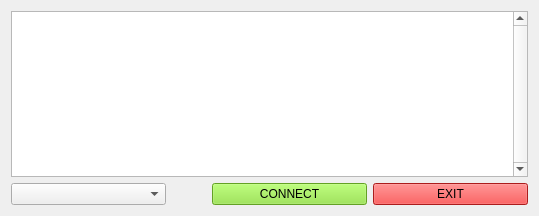
<?xml version="1.0" encoding="UTF-8"?>
<ui version="4.0">
 <class>Widget</class>
 <widget class="QWidget" name="Widget">
  <property name="geometry">
   <rect>
    <x>0</x>
    <y>0</y>
    <width>539</width>
    <height>216</height>
   </rect>
  </property>
  <property name="windowTitle">
   <string>UARTmonitor</string>
  </property>
  <layout class="QVBoxLayout" name="verticalLayout">
   <item>
    <widget class="QTextEdit" name="te_rcvmsg">
     <property name="lineWidth">
      <number>30</number>
     </property>
     <property name="verticalScrollBarPolicy">
      <enum>Qt::ScrollBarAlwaysOn</enum>
     </property>
     <property name="readOnly">
      <bool>true</bool>
     </property>
     <property name="overwriteMode">
      <bool>true</bool>
     </property>
    </widget>
   </item>
   <item>
    <layout class="QGridLayout" name="gridLayout">
     <item row="0" column="1">
      <spacer name="horizontalSpacer">
       <property name="orientation">
        <enum>Qt::Horizontal</enum>
       </property>
       <property name="sizeType">
        <enum>QSizePolicy::Minimum</enum>
       </property>
       <property name="sizeHint" stdset="0">
        <size>
         <width>40</width>
         <height>20</height>
        </size>
       </property>
      </spacer>
     </item>
     <item row="0" column="0">
      <widget class="QComboBox" name="cb_device"/>
     </item>
     <item row="0" column="2">
      <widget class="QPushButton" name="pb_connect">
       <property name="palette">
        <palette>
         <active>
          <colorrole role="WindowText">
           <brush brushstyle="SolidPattern">
            <color alpha="255">
             <red>0</red>
             <green>0</green>
             <blue>0</blue>
            </color>
           </brush>
          </colorrole>
          <colorrole role="Button">
           <brush brushstyle="SolidPattern">
            <color alpha="255">
             <red>138</red>
             <green>226</green>
             <blue>52</blue>
            </color>
           </brush>
          </colorrole>
          <colorrole role="Light">
           <brush brushstyle="SolidPattern">
            <color alpha="255">
             <red>198</red>
             <green>255</green>
             <blue>143</blue>
            </color>
           </brush>
          </colorrole>
          <colorrole role="Midlight">
           <brush brushstyle="SolidPattern">
            <color alpha="255">
             <red>168</red>
             <green>240</green>
             <blue>97</blue>
            </color>
           </brush>
          </colorrole>
          <colorrole role="Dark">
           <brush brushstyle="SolidPattern">
            <color alpha="255">
             <red>69</red>
             <green>113</green>
             <blue>26</blue>
            </color>
           </brush>
          </colorrole>
          <colorrole role="Mid">
           <brush brushstyle="SolidPattern">
            <color alpha="255">
             <red>92</red>
             <green>151</green>
             <blue>34</blue>
            </color>
           </brush>
          </colorrole>
          <colorrole role="Text">
           <brush brushstyle="SolidPattern">
            <color alpha="255">
             <red>0</red>
             <green>0</green>
             <blue>0</blue>
            </color>
           </brush>
          </colorrole>
          <colorrole role="BrightText">
           <brush brushstyle="SolidPattern">
            <color alpha="255">
             <red>255</red>
             <green>255</green>
             <blue>255</blue>
            </color>
           </brush>
          </colorrole>
          <colorrole role="ButtonText">
           <brush brushstyle="SolidPattern">
            <color alpha="255">
             <red>0</red>
             <green>0</green>
             <blue>0</blue>
            </color>
           </brush>
          </colorrole>
          <colorrole role="Base">
           <brush brushstyle="SolidPattern">
            <color alpha="255">
             <red>255</red>
             <green>255</green>
             <blue>255</blue>
            </color>
           </brush>
          </colorrole>
          <colorrole role="Window">
           <brush brushstyle="SolidPattern">
            <color alpha="255">
             <red>138</red>
             <green>226</green>
             <blue>52</blue>
            </color>
           </brush>
          </colorrole>
          <colorrole role="Shadow">
           <brush brushstyle="SolidPattern">
            <color alpha="255">
             <red>0</red>
             <green>0</green>
             <blue>0</blue>
            </color>
           </brush>
          </colorrole>
          <colorrole role="AlternateBase">
           <brush brushstyle="SolidPattern">
            <color alpha="255">
             <red>196</red>
             <green>240</green>
             <blue>153</blue>
            </color>
           </brush>
          </colorrole>
          <colorrole role="ToolTipBase">
           <brush brushstyle="SolidPattern">
            <color alpha="255">
             <red>255</red>
             <green>255</green>
             <blue>220</blue>
            </color>
           </brush>
          </colorrole>
          <colorrole role="ToolTipText">
           <brush brushstyle="SolidPattern">
            <color alpha="255">
             <red>0</red>
             <green>0</green>
             <blue>0</blue>
            </color>
           </brush>
          </colorrole>
          <colorrole role="PlaceholderText">
           <brush brushstyle="SolidPattern">
            <color alpha="128">
             <red>0</red>
             <green>0</green>
             <blue>0</blue>
            </color>
           </brush>
          </colorrole>
         </active>
         <inactive>
          <colorrole role="WindowText">
           <brush brushstyle="SolidPattern">
            <color alpha="255">
             <red>0</red>
             <green>0</green>
             <blue>0</blue>
            </color>
           </brush>
          </colorrole>
          <colorrole role="Button">
           <brush brushstyle="SolidPattern">
            <color alpha="255">
             <red>138</red>
             <green>226</green>
             <blue>52</blue>
            </color>
           </brush>
          </colorrole>
          <colorrole role="Light">
           <brush brushstyle="SolidPattern">
            <color alpha="255">
             <red>198</red>
             <green>255</green>
             <blue>143</blue>
            </color>
           </brush>
          </colorrole>
          <colorrole role="Midlight">
           <brush brushstyle="SolidPattern">
            <color alpha="255">
             <red>168</red>
             <green>240</green>
             <blue>97</blue>
            </color>
           </brush>
          </colorrole>
          <colorrole role="Dark">
           <brush brushstyle="SolidPattern">
            <color alpha="255">
             <red>69</red>
             <green>113</green>
             <blue>26</blue>
            </color>
           </brush>
          </colorrole>
          <colorrole role="Mid">
           <brush brushstyle="SolidPattern">
            <color alpha="255">
             <red>92</red>
             <green>151</green>
             <blue>34</blue>
            </color>
           </brush>
          </colorrole>
          <colorrole role="Text">
           <brush brushstyle="SolidPattern">
            <color alpha="255">
             <red>0</red>
             <green>0</green>
             <blue>0</blue>
            </color>
           </brush>
          </colorrole>
          <colorrole role="BrightText">
           <brush brushstyle="SolidPattern">
            <color alpha="255">
             <red>255</red>
             <green>255</green>
             <blue>255</blue>
            </color>
           </brush>
          </colorrole>
          <colorrole role="ButtonText">
           <brush brushstyle="SolidPattern">
            <color alpha="255">
             <red>0</red>
             <green>0</green>
             <blue>0</blue>
            </color>
           </brush>
          </colorrole>
          <colorrole role="Base">
           <brush brushstyle="SolidPattern">
            <color alpha="255">
             <red>255</red>
             <green>255</green>
             <blue>255</blue>
            </color>
           </brush>
          </colorrole>
          <colorrole role="Window">
           <brush brushstyle="SolidPattern">
            <color alpha="255">
             <red>138</red>
             <green>226</green>
             <blue>52</blue>
            </color>
           </brush>
          </colorrole>
          <colorrole role="Shadow">
           <brush brushstyle="SolidPattern">
            <color alpha="255">
             <red>0</red>
             <green>0</green>
             <blue>0</blue>
            </color>
           </brush>
          </colorrole>
          <colorrole role="AlternateBase">
           <brush brushstyle="SolidPattern">
            <color alpha="255">
             <red>196</red>
             <green>240</green>
             <blue>153</blue>
            </color>
           </brush>
          </colorrole>
          <colorrole role="ToolTipBase">
           <brush brushstyle="SolidPattern">
            <color alpha="255">
             <red>255</red>
             <green>255</green>
             <blue>220</blue>
            </color>
           </brush>
          </colorrole>
          <colorrole role="ToolTipText">
           <brush brushstyle="SolidPattern">
            <color alpha="255">
             <red>0</red>
             <green>0</green>
             <blue>0</blue>
            </color>
           </brush>
          </colorrole>
          <colorrole role="PlaceholderText">
           <brush brushstyle="SolidPattern">
            <color alpha="128">
             <red>0</red>
             <green>0</green>
             <blue>0</blue>
            </color>
           </brush>
          </colorrole>
         </inactive>
         <disabled>
          <colorrole role="WindowText">
           <brush brushstyle="SolidPattern">
            <color alpha="255">
             <red>69</red>
             <green>113</green>
             <blue>26</blue>
            </color>
           </brush>
          </colorrole>
          <colorrole role="Button">
           <brush brushstyle="SolidPattern">
            <color alpha="255">
             <red>138</red>
             <green>226</green>
             <blue>52</blue>
            </color>
           </brush>
          </colorrole>
          <colorrole role="Light">
           <brush brushstyle="SolidPattern">
            <color alpha="255">
             <red>198</red>
             <green>255</green>
             <blue>143</blue>
            </color>
           </brush>
          </colorrole>
          <colorrole role="Midlight">
           <brush brushstyle="SolidPattern">
            <color alpha="255">
             <red>168</red>
             <green>240</green>
             <blue>97</blue>
            </color>
           </brush>
          </colorrole>
          <colorrole role="Dark">
           <brush brushstyle="SolidPattern">
            <color alpha="255">
             <red>69</red>
             <green>113</green>
             <blue>26</blue>
            </color>
           </brush>
          </colorrole>
          <colorrole role="Mid">
           <brush brushstyle="SolidPattern">
            <color alpha="255">
             <red>92</red>
             <green>151</green>
             <blue>34</blue>
            </color>
           </brush>
          </colorrole>
          <colorrole role="Text">
           <brush brushstyle="SolidPattern">
            <color alpha="255">
             <red>69</red>
             <green>113</green>
             <blue>26</blue>
            </color>
           </brush>
          </colorrole>
          <colorrole role="BrightText">
           <brush brushstyle="SolidPattern">
            <color alpha="255">
             <red>255</red>
             <green>255</green>
             <blue>255</blue>
            </color>
           </brush>
          </colorrole>
          <colorrole role="ButtonText">
           <brush brushstyle="SolidPattern">
            <color alpha="255">
             <red>69</red>
             <green>113</green>
             <blue>26</blue>
            </color>
           </brush>
          </colorrole>
          <colorrole role="Base">
           <brush brushstyle="SolidPattern">
            <color alpha="255">
             <red>138</red>
             <green>226</green>
             <blue>52</blue>
            </color>
           </brush>
          </colorrole>
          <colorrole role="Window">
           <brush brushstyle="SolidPattern">
            <color alpha="255">
             <red>138</red>
             <green>226</green>
             <blue>52</blue>
            </color>
           </brush>
          </colorrole>
          <colorrole role="Shadow">
           <brush brushstyle="SolidPattern">
            <color alpha="255">
             <red>0</red>
             <green>0</green>
             <blue>0</blue>
            </color>
           </brush>
          </colorrole>
          <colorrole role="AlternateBase">
           <brush brushstyle="SolidPattern">
            <color alpha="255">
             <red>138</red>
             <green>226</green>
             <blue>52</blue>
            </color>
           </brush>
          </colorrole>
          <colorrole role="ToolTipBase">
           <brush brushstyle="SolidPattern">
            <color alpha="255">
             <red>255</red>
             <green>255</green>
             <blue>220</blue>
            </color>
           </brush>
          </colorrole>
          <colorrole role="ToolTipText">
           <brush brushstyle="SolidPattern">
            <color alpha="255">
             <red>0</red>
             <green>0</green>
             <blue>0</blue>
            </color>
           </brush>
          </colorrole>
          <colorrole role="PlaceholderText">
           <brush brushstyle="SolidPattern">
            <color alpha="128">
             <red>0</red>
             <green>0</green>
             <blue>0</blue>
            </color>
           </brush>
          </colorrole>
         </disabled>
        </palette>
       </property>
       <property name="text">
        <string>CONNECT</string>
       </property>
      </widget>
     </item>
     <item row="0" column="3">
      <widget class="QPushButton" name="pb_exit">
       <property name="palette">
        <palette>
         <active>
          <colorrole role="WindowText">
           <brush brushstyle="SolidPattern">
            <color alpha="255">
             <red>0</red>
             <green>0</green>
             <blue>0</blue>
            </color>
           </brush>
          </colorrole>
          <colorrole role="Button">
           <brush brushstyle="SolidPattern">
            <color alpha="255">
             <red>239</red>
             <green>41</green>
             <blue>41</blue>
            </color>
           </brush>
          </colorrole>
          <colorrole role="Light">
           <brush brushstyle="SolidPattern">
            <color alpha="255">
             <red>255</red>
             <green>147</green>
             <blue>147</blue>
            </color>
           </brush>
          </colorrole>
          <colorrole role="Midlight">
           <brush brushstyle="SolidPattern">
            <color alpha="255">
             <red>247</red>
             <green>94</green>
             <blue>94</blue>
            </color>
           </brush>
          </colorrole>
          <colorrole role="Dark">
           <brush brushstyle="SolidPattern">
            <color alpha="255">
             <red>119</red>
             <green>20</green>
             <blue>20</blue>
            </color>
           </brush>
          </colorrole>
          <colorrole role="Mid">
           <brush brushstyle="SolidPattern">
            <color alpha="255">
             <red>159</red>
             <green>27</green>
             <blue>27</blue>
            </color>
           </brush>
          </colorrole>
          <colorrole role="Text">
           <brush brushstyle="SolidPattern">
            <color alpha="255">
             <red>0</red>
             <green>0</green>
             <blue>0</blue>
            </color>
           </brush>
          </colorrole>
          <colorrole role="BrightText">
           <brush brushstyle="SolidPattern">
            <color alpha="255">
             <red>255</red>
             <green>255</green>
             <blue>255</blue>
            </color>
           </brush>
          </colorrole>
          <colorrole role="ButtonText">
           <brush brushstyle="SolidPattern">
            <color alpha="255">
             <red>0</red>
             <green>0</green>
             <blue>0</blue>
            </color>
           </brush>
          </colorrole>
          <colorrole role="Base">
           <brush brushstyle="SolidPattern">
            <color alpha="255">
             <red>255</red>
             <green>255</green>
             <blue>255</blue>
            </color>
           </brush>
          </colorrole>
          <colorrole role="Window">
           <brush brushstyle="SolidPattern">
            <color alpha="255">
             <red>239</red>
             <green>41</green>
             <blue>41</blue>
            </color>
           </brush>
          </colorrole>
          <colorrole role="Shadow">
           <brush brushstyle="SolidPattern">
            <color alpha="255">
             <red>0</red>
             <green>0</green>
             <blue>0</blue>
            </color>
           </brush>
          </colorrole>
          <colorrole role="AlternateBase">
           <brush brushstyle="SolidPattern">
            <color alpha="255">
             <red>247</red>
             <green>148</green>
             <blue>148</blue>
            </color>
           </brush>
          </colorrole>
          <colorrole role="ToolTipBase">
           <brush brushstyle="SolidPattern">
            <color alpha="255">
             <red>255</red>
             <green>255</green>
             <blue>220</blue>
            </color>
           </brush>
          </colorrole>
          <colorrole role="ToolTipText">
           <brush brushstyle="SolidPattern">
            <color alpha="255">
             <red>0</red>
             <green>0</green>
             <blue>0</blue>
            </color>
           </brush>
          </colorrole>
          <colorrole role="PlaceholderText">
           <brush brushstyle="SolidPattern">
            <color alpha="128">
             <red>0</red>
             <green>0</green>
             <blue>0</blue>
            </color>
           </brush>
          </colorrole>
         </active>
         <inactive>
          <colorrole role="WindowText">
           <brush brushstyle="SolidPattern">
            <color alpha="255">
             <red>0</red>
             <green>0</green>
             <blue>0</blue>
            </color>
           </brush>
          </colorrole>
          <colorrole role="Button">
           <brush brushstyle="SolidPattern">
            <color alpha="255">
             <red>239</red>
             <green>41</green>
             <blue>41</blue>
            </color>
           </brush>
          </colorrole>
          <colorrole role="Light">
           <brush brushstyle="SolidPattern">
            <color alpha="255">
             <red>255</red>
             <green>147</green>
             <blue>147</blue>
            </color>
           </brush>
          </colorrole>
          <colorrole role="Midlight">
           <brush brushstyle="SolidPattern">
            <color alpha="255">
             <red>247</red>
             <green>94</green>
             <blue>94</blue>
            </color>
           </brush>
          </colorrole>
          <colorrole role="Dark">
           <brush brushstyle="SolidPattern">
            <color alpha="255">
             <red>119</red>
             <green>20</green>
             <blue>20</blue>
            </color>
           </brush>
          </colorrole>
          <colorrole role="Mid">
           <brush brushstyle="SolidPattern">
            <color alpha="255">
             <red>159</red>
             <green>27</green>
             <blue>27</blue>
            </color>
           </brush>
          </colorrole>
          <colorrole role="Text">
           <brush brushstyle="SolidPattern">
            <color alpha="255">
             <red>0</red>
             <green>0</green>
             <blue>0</blue>
            </color>
           </brush>
          </colorrole>
          <colorrole role="BrightText">
           <brush brushstyle="SolidPattern">
            <color alpha="255">
             <red>255</red>
             <green>255</green>
             <blue>255</blue>
            </color>
           </brush>
          </colorrole>
          <colorrole role="ButtonText">
           <brush brushstyle="SolidPattern">
            <color alpha="255">
             <red>0</red>
             <green>0</green>
             <blue>0</blue>
            </color>
           </brush>
          </colorrole>
          <colorrole role="Base">
           <brush brushstyle="SolidPattern">
            <color alpha="255">
             <red>255</red>
             <green>255</green>
             <blue>255</blue>
            </color>
           </brush>
          </colorrole>
          <colorrole role="Window">
           <brush brushstyle="SolidPattern">
            <color alpha="255">
             <red>239</red>
             <green>41</green>
             <blue>41</blue>
            </color>
           </brush>
          </colorrole>
          <colorrole role="Shadow">
           <brush brushstyle="SolidPattern">
            <color alpha="255">
             <red>0</red>
             <green>0</green>
             <blue>0</blue>
            </color>
           </brush>
          </colorrole>
          <colorrole role="AlternateBase">
           <brush brushstyle="SolidPattern">
            <color alpha="255">
             <red>247</red>
             <green>148</green>
             <blue>148</blue>
            </color>
           </brush>
          </colorrole>
          <colorrole role="ToolTipBase">
           <brush brushstyle="SolidPattern">
            <color alpha="255">
             <red>255</red>
             <green>255</green>
             <blue>220</blue>
            </color>
           </brush>
          </colorrole>
          <colorrole role="ToolTipText">
           <brush brushstyle="SolidPattern">
            <color alpha="255">
             <red>0</red>
             <green>0</green>
             <blue>0</blue>
            </color>
           </brush>
          </colorrole>
          <colorrole role="PlaceholderText">
           <brush brushstyle="SolidPattern">
            <color alpha="128">
             <red>0</red>
             <green>0</green>
             <blue>0</blue>
            </color>
           </brush>
          </colorrole>
         </inactive>
         <disabled>
          <colorrole role="WindowText">
           <brush brushstyle="SolidPattern">
            <color alpha="255">
             <red>119</red>
             <green>20</green>
             <blue>20</blue>
            </color>
           </brush>
          </colorrole>
          <colorrole role="Button">
           <brush brushstyle="SolidPattern">
            <color alpha="255">
             <red>239</red>
             <green>41</green>
             <blue>41</blue>
            </color>
           </brush>
          </colorrole>
          <colorrole role="Light">
           <brush brushstyle="SolidPattern">
            <color alpha="255">
             <red>255</red>
             <green>147</green>
             <blue>147</blue>
            </color>
           </brush>
          </colorrole>
          <colorrole role="Midlight">
           <brush brushstyle="SolidPattern">
            <color alpha="255">
             <red>247</red>
             <green>94</green>
             <blue>94</blue>
            </color>
           </brush>
          </colorrole>
          <colorrole role="Dark">
           <brush brushstyle="SolidPattern">
            <color alpha="255">
             <red>119</red>
             <green>20</green>
             <blue>20</blue>
            </color>
           </brush>
          </colorrole>
          <colorrole role="Mid">
           <brush brushstyle="SolidPattern">
            <color alpha="255">
             <red>159</red>
             <green>27</green>
             <blue>27</blue>
            </color>
           </brush>
          </colorrole>
          <colorrole role="Text">
           <brush brushstyle="SolidPattern">
            <color alpha="255">
             <red>119</red>
             <green>20</green>
             <blue>20</blue>
            </color>
           </brush>
          </colorrole>
          <colorrole role="BrightText">
           <brush brushstyle="SolidPattern">
            <color alpha="255">
             <red>255</red>
             <green>255</green>
             <blue>255</blue>
            </color>
           </brush>
          </colorrole>
          <colorrole role="ButtonText">
           <brush brushstyle="SolidPattern">
            <color alpha="255">
             <red>119</red>
             <green>20</green>
             <blue>20</blue>
            </color>
           </brush>
          </colorrole>
          <colorrole role="Base">
           <brush brushstyle="SolidPattern">
            <color alpha="255">
             <red>239</red>
             <green>41</green>
             <blue>41</blue>
            </color>
           </brush>
          </colorrole>
          <colorrole role="Window">
           <brush brushstyle="SolidPattern">
            <color alpha="255">
             <red>239</red>
             <green>41</green>
             <blue>41</blue>
            </color>
           </brush>
          </colorrole>
          <colorrole role="Shadow">
           <brush brushstyle="SolidPattern">
            <color alpha="255">
             <red>0</red>
             <green>0</green>
             <blue>0</blue>
            </color>
           </brush>
          </colorrole>
          <colorrole role="AlternateBase">
           <brush brushstyle="SolidPattern">
            <color alpha="255">
             <red>239</red>
             <green>41</green>
             <blue>41</blue>
            </color>
           </brush>
          </colorrole>
          <colorrole role="ToolTipBase">
           <brush brushstyle="SolidPattern">
            <color alpha="255">
             <red>255</red>
             <green>255</green>
             <blue>220</blue>
            </color>
           </brush>
          </colorrole>
          <colorrole role="ToolTipText">
           <brush brushstyle="SolidPattern">
            <color alpha="255">
             <red>0</red>
             <green>0</green>
             <blue>0</blue>
            </color>
           </brush>
          </colorrole>
          <colorrole role="PlaceholderText">
           <brush brushstyle="SolidPattern">
            <color alpha="128">
             <red>0</red>
             <green>0</green>
             <blue>0</blue>
            </color>
           </brush>
          </colorrole>
         </disabled>
        </palette>
       </property>
       <property name="text">
        <string>EXIT</string>
       </property>
      </widget>
     </item>
    </layout>
   </item>
  </layout>
 </widget>
 <resources/>
 <connections/>
</ui>
